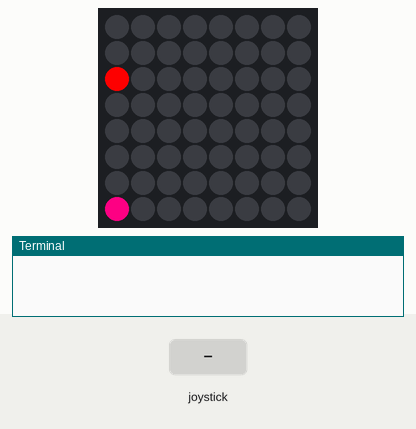
This program was run on a simulated Raspberry Pi (BCM pin numbers) with a Sense HAT. On the bench: the Sense HAT's 8×8 RGB LED matrix, the last lines printed to the terminal. Inputs (shaded band) come from the test bench. The 64×8 strip is a reading aid, not a part: it shows the text the matrix is scrolling, unrolled, one strip-width of it at a time. At 14.3 s the program stops and its outputs stay as they are.

Above: at 1.2 s.
1.3 s: joystick pushed right
At 2.8 s:
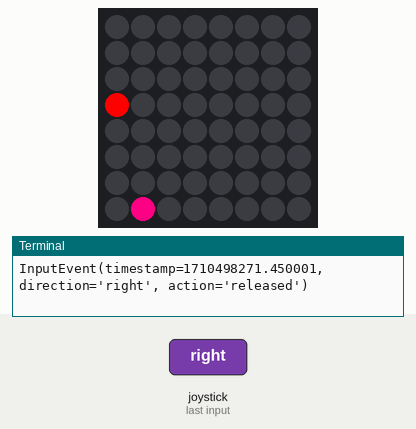
At 3.6 s:
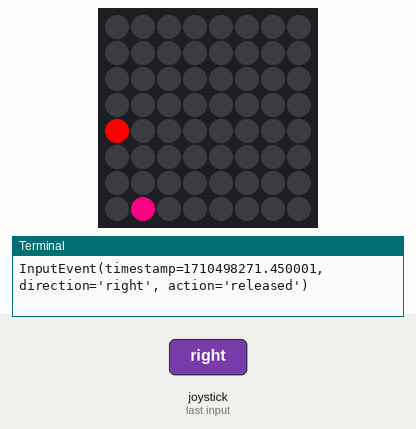
4.3 s: joystick pushed left
At 5.3 s:
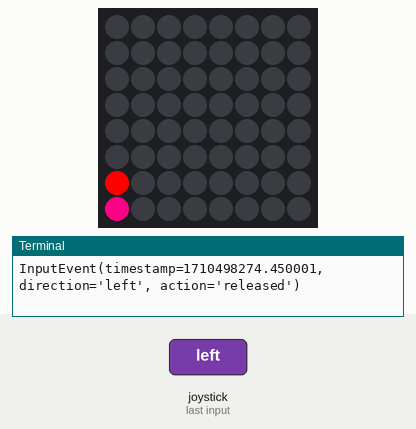
Timing chart, 0 to 7.3 s (numbered marks = the images above; inputs shaded):
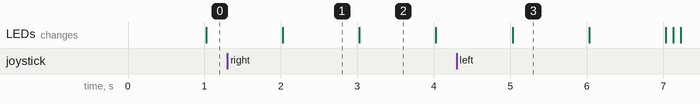

Measured:
- after the input at 1.3 s, the LEDs: change after 0.73 s (image 1)
- after the input at 4.3 s, the LEDs: change after 0.73 s (image 3)
- what the display in image 1 shows lasts 1.0 s, from 2.0 s to 3.0 s

The program:

catchem.py
```python
from sense_emu import SenseHat
from time import sleep
import random

sense = SenseHat()
sense.clear()

game_over = False

catcher_x = 0
berry_x = 0
berry_y = 0

score = 0

r = (255, 0, 0) #red
g = (0, 255, 0) #green
b = (0, 0, 255) #blue
k = (0, 0, 0) #blank
w = (255, 255, 255) #white
c = (0, 255, 255) #cyan
y = (255, 255, 0) #yellow
o = (255, 128, 0) #orange
n = (255, 128, 128) #pink
p = (128, 0, 128) #purple
d = (255, 0, 128) #darkPink
l = (128, 255, 128) #lightGreen


#Intro text or animation
# 3,2,1 countdown
def move_left():
  global catcher_x
  if catcher_x >= 1:
      catcher_x -= 1


def move_right():
    global catcher_x
    if catcher_x <= 7:
        catcher_x += 1

def berry_fall():
    global berry_y, game_over
    if berry_y < 7:
        berry_y += 1
        sleep(0.2)
        print(berry_y)
    else:
        sense.show_message("GAME OVER")
        game_over = True
        print("game over")


#update function
def update():
    global berry_x, berry_y, catcher_x, game_over
    sense.clear()
    #berry_fall()
    if berry_y < 7:
       berry_y += 1
       sense.set_pixel(berry_x, berry_y, r)
    else:
        sense.show_message("GAME OVER")
        game_over = True
        print("game over")
    sense.set_pixel(catcher_x, 7, d)
    #sense.set_pixel(berry_x, berry_y, r)
   # prsint(berry_x, berry_y)


while game_over == False:


    for event in sense.stick.get_events():
        print(event)

        if event.action =="pressed" and event.direction == "left":
            move_left()
        elif event.action == "pressed" and event.direction == "right":
            move_right()


    if catcher_x == berry_x and berry_y == 7:
        print("you caught one!")

    update()
    sleep(1)
```
